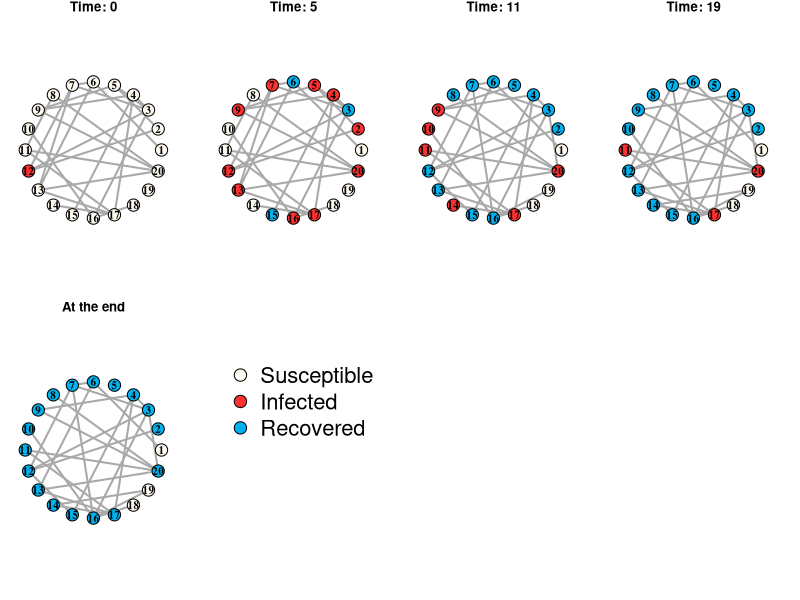
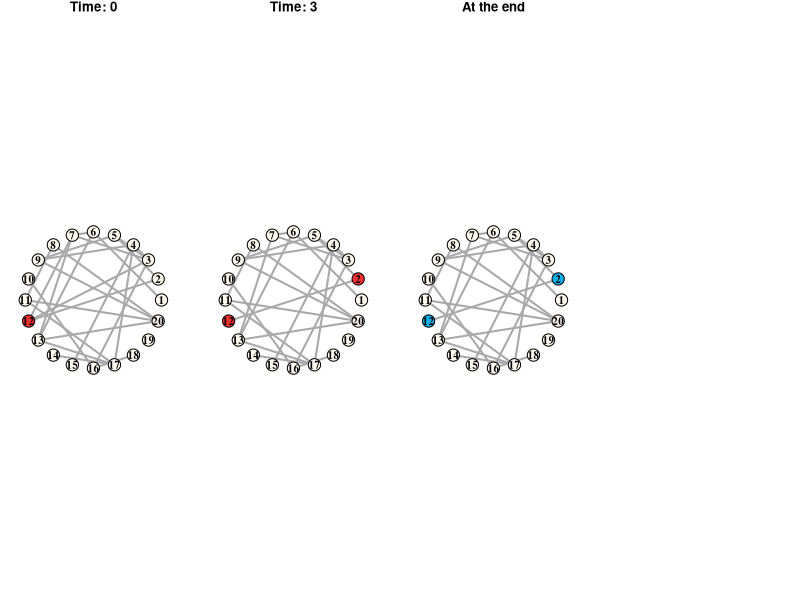

The R source for these figures, in order:
# 04/06/2019

#### TOY EXAMPLE ####
## dynamically plot network structure

library(Matrix)
library(igraph)

stochastic_coevolve_d <- function(N=200, tmax=100, 
                                  bet=0.05, gam=0.2, init.infec = 1, model = "SIS",
                                  alpha.r=0.005, alpha.d=0.05, quarantine=F,
                                  init.net = NULL, init.p = 0.1,
                                  verbose = F, plot = F, 
                                  d.int=5, seed = 43){
  
  # "d.int": dynamic plot interval (if NULL: no plots)
  set.seed(seed)
  
  # check edge rates validity
  if(quarantine & (length(alpha.r) < 3 | length(alpha.d) < 3)){
    stop("Under quarantine, need to specify 3 values for edge connection/disconnection rates respectively!")
  }
  
  # output basic info
  cat("N =", N, " Model:", model,"\n",
      "beta =", bet, " gama =", gam, "\n",
      "init.infec =", init.infec, " init.p =", init.p, "\n",
      "alpha.r =", alpha.r, "\n", "alpha.d =", alpha.d, "\n",
      "quarantine?", quarantine,"\n")
  
  # summarization stats to be recorded
  time = NULL
  event.type = NULL
  preval = NULL
  dens = NULL
  
  
  # initialize ER(p) graph if the initial netwok is not provided
  if(is.null(init.net)){
    init.net = sample_gnp(n = N, p = init.p, directed = F)
  }
  # convert to adjacency matrix
  adjmat = get.adjacency(init.net, type=c("both"), names=F)
  adjmat = as(adjmat,"dgTMatrix")
  
  
  ## if plot dynamic networks, set up edgelist to store dynamic network
  # if(!is.null(d.int)){
  #   edgelist = data.frame(from=adjmat@i+1, to=adjmat@j+1, time=0)
  # }
  
  
  ## check whether adjmat is symmetric and nnzero() returns an even number
  if(!isSymmetric(adjmat) | length(adjmat@i)%%2 == 1){
    stop(paste("The initial adjmat isn't symmetric, where nonzero =", 
               nnzero(adjmat),"\n"))
  }
  
  # initialize epidemic
  infected = sample(N, init.infec)
  epid = rep(0,N); epid[infected] = 1
  cat("Initially infected: ",infected,"\n")
  
  
  ## if plot dynamic networks, set up margin
  ## plot time 0
  ## and keep track of plotting times
  if(!is.null(d.int)){
    par(mar=c(1,1,1,2))
    title = paste("Time:",0)
    g.cur = graph_from_adjacency_matrix(adjmat, mode = "undirected")
    lo = layout_in_circle(g.cur)
    vcol = rep("floralwhite",N)
    vcol[epid==1] = "firebrick1"
    vcol[epid==-1] = "deepskyblue2"
    V(g.cur)$color = vcol
    plot(g.cur,vertex.label.color="black", vertex.size=18,
         vertex.label.cex=1, vertex.label.font=2, edge.width=2,
         layout=lo, main=title)
    # legend("bottomright", legend = c("Susceptible","Infected","Recovered"), pch=21,
    #        col="black", 
    #        pt.bg=c("floralwhite","firebrick1","deepskyblue2"), 
    #        pt.cex=1.5, cex=.8, bty="n", ncol=1)
    plotted = 0
  }
  
  
  
  # initialize data objects to keep track of
  susceptible = which(epid==0)
  N.I = init.infec; N.S = N - N.I
  t.cur = 0
  if(quarantine){
    N.c = numeric(3); N.d = numeric(3)
    adjmat.ss = adjmat[susceptible,susceptible]
    N.c[1] = nnzero(adjmat.ss)/2
    N.d[1] = N.S * (N.S - 1)/2 - N.c[1]
    adjmat.si = adjmat[susceptible,infected]
    N.c[2] = nnzero(adjmat.si)
    N.d[2] = N.S * N.I - N.c[2]
    adjmat.ii = adjmat[infected,infected]
    N.c[3] = nnzero(adjmat.ii)/2
    N.d[3] = N.I * (N.I - 1)/2 - N.c[3]
    
    N.SI = N.c[2]
  }else{
    N.c = nnzero(adjmat)/2
    N.d = N * (N-1)/2 - N.c
    
    adjmat.si = adjmat[susceptible,infected]
    N.SI = nnzero(adjmat.si)
  }
  
  
  # iterations
  while (t.cur < tmax) {
    # NOTES #
    # a. check to make sure N.S also > 0
    # b. handle edge cases (N.S = 1 and/or N.I = 1)
    
    # # check whether all N's are non-negative
    # Ns = c(N.SI, N.I, N.d, N.c)
    # if(any(Ns < 0) | all(Ns == 0)){
    #   msg = paste("Weird stuff happened! All the Ns =", paste(Ns,collapse = ", "), "\n")
    #   stop(msg)
    # }
    
    
    # 1. calculate sum of risks and sample the next event time
    Lambda = bet * N.SI + N.I * gam + sum(alpha.r * N.d) + sum(alpha.d * N.c)
    t.next = t.cur + rexp(1, rate = Lambda)
    
    # 2. determine the event type
    ratios = c(bet * N.SI, N.I * gam, alpha.r * N.d, alpha.d * N.c)
    # 2.1 deal with network change
    if(quarantine){
      z = sample(8, 1, prob = ratios)
      ## NEED TO FILL OUT z==3:8 ##
      
      if(z==3){
        # reconnect a random S-S pair
        num.dis = (N.S - 1) - rowSums(adjmat.ss)
        from.ind = sample(N.S,1,prob = num.dis); from = susceptible[from.ind]
        to.cands = which(adjmat.ss[from.ind,]==0)
        to.cands = to.cands[to.cands!=from.ind]
        if(length(to.cands) == 1){
          to.ind = to.cands
        }else{
          to.ind = sample(to.cands,1)
        }
        to = susceptible[to.ind]
        adjmat.ss[as.integer(from.ind),as.integer(to.ind)] = 1
        adjmat.ss[as.integer(to.ind),as.integer(from.ind)] = 1
        adjmat[as.integer(from),as.integer(to)] = 1
        adjmat[as.integer(to),as.integer(from)] = 1
        N.c[1] = N.c[1] + 1; N.d[1] = N.d[1] - 1
        
        msg = paste0("reconnect an S-S pair, (",from,",",to,")")
      }
      if(z==4){
        # reconnect a random S-I pair
        if(N.S == 1 | N.I == 1){
          if(N.S == 1){
            if(N.I == 1){
              # only one possible S-I pair
              from = susceptible; to = infected
            }else{
              # N.S == 1 but N.I != 1
              from = susceptible
              to.ind = sample(which(adjmat.si==0),1); to = infected[to.ind]
            }
          }else{
            # N.S != 1 but N.I == 1
            num.dis = N.I - adjmat.si
            from.ind = sample(N.S,1,prob = num.dis); from = susceptible[from.ind]
            to = infected
          }
        }else{
          # N.S != 1 and N.I != 1
          num.dis = N.I - rowSums(adjmat.si)
          from.ind = sample(N.S,1,prob = num.dis); from = susceptible[from.ind]
          to.ind = sample(which(adjmat.si[from.ind,]==0),1); to = infected[to.ind]
        }
        adjmat[as.integer(from),as.integer(to)] = 1
        adjmat[as.integer(to),as.integer(from)] = 1
        adjmat.si = adjmat[susceptible,infected]
        
        N.c[2] = N.c[2] + 1; N.d[2] = N.d[2] - 1
        N.SI = N.c[2]
        
        msg = paste0("reconnect an S-I pair, (",from,",",to,").")
      }
      if(z==5){
        # reconnect a random I-I pair
        num.dis = (N.I - 1) - rowSums(adjmat.ii)
        from.ind = sample(N.I,1,prob = num.dis); from = infected[from.ind]
        to.cands = which(adjmat.ii[from.ind,]==0)
        to.cands = to.cands[to.cands!=from.ind]
        if(length(to.cands) == 1){
          to.ind = to.cands
        }else{
          to.ind = sample(to.cands,1)
        }
        to = infected[to.ind]
        adjmat.ii[as.integer(from.ind),as.integer(to.ind)] = 1
        adjmat.ii[as.integer(to.ind),as.integer(from.ind)] = 1
        adjmat[as.integer(from),as.integer(to)] = 1
        adjmat[as.integer(to),as.integer(from)] = 1
        N.c[3] = N.c[3] + 1; N.d[3] = N.d[3] - 1
        
        msg = paste0("reconnect an I-I pair, (",from,",",to,").")
      }
      if(z==6){
        # disconnect a random S-S pair
        dis.ind = sample(N.c[1], 1) 
        from.ind = adjmat.ss@i[dis.ind] + 1; to.ind = adjmat.ss@j[dis.ind] + 1
        adjmat.ss[as.integer(from.ind),as.integer(to.ind)] = 0
        adjmat.ss[as.integer(to.ind),as.integer(from.ind)] = 0
        
        from = susceptible[from.ind]; to = susceptible[to.ind]
        adjmat[as.integer(from),as.integer(to)] = 0
        adjmat[as.integer(to),as.integer(from)] = 0
        
        N.c[1] = N.c[1] - 1; N.d[1] = N.d[1] + 1
        
        # ## sometimes from/to is just empty... check it out
        # if(length(from)!=1){
        #   stop("from.ind = ", from.ind, 
        #        " but susceptible length is ", length(susceptible),
        #        " N.c[1] =", N.c[1], " dis.ind =", dis.ind, 
        #        " while adjmat.ss@i has length ", length(adjmat.ss@i))
        # }
        # ##
        
        msg = paste0("disconnect an S-S pair, (",from,",",to,").")
      }
      if(z==7){
        # disconnect a random S-I pair
        dis.ind = sample(N.c[2], 1)
        
        if(N.S == 1 | N.I == 1){
          if(N.S == 1){
            if(N.I == 1){
              # only one possible S-I pair
              from = susceptible; to = infected
            }else{
              # N.S == 1 but N.I != 1
              from = susceptible
              to.ind = sample(which(adjmat.si==1),1); to = infected[to.ind]
            }
          }else{
            # N.S != 1 but N.I == 1
            num.con = adjmat.si
            from.ind = sample(N.S,1,prob = num.con); from = susceptible[from.ind]
            to = infected
          }
          adjmat[as.integer(from),as.integer(to)] = 0
          adjmat[as.integer(to),as.integer(from)] = 0
          adjmat.si = adjmat[susceptible,infected]
        }else{
          # N.S != 1 and N.I != 1
          dis.ind = sample(N.c[2], 1)
          from = adjmat.si@i[dis.ind] + 1; to = adjmat.si@j[dis.ind] + 1
          adjmat.si[as.integer(from),as.integer(to)] = 0
          
          from = susceptible[from]; to = infected[to]
          adjmat[as.integer(from),as.integer(to)] = 0
          adjmat[as.integer(to),as.integer(from)] = 0
        }
        
        N.c[2] = N.c[2] - 1; N.d[2] = N.d[2] + 1
        N.SI = N.c[2]
        
        msg = paste0("reconnect an S-I pair, (",from,",",to,").")
      }
      if(z==8){
        # disconnect a random I-I pair
        dis.ind = sample(N.c[3], 1) 
        from = adjmat.ii@i[dis.ind] + 1; to = adjmat.ii@j[dis.ind] + 1
        adjmat.ii[as.integer(from),as.integer(to)] = 0
        adjmat.ii[as.integer(to),as.integer(from)] = 0
        
        from = infected[from]; to = infected[to]
        adjmat[as.integer(from),as.integer(to)] = 0
        adjmat[as.integer(to),as.integer(from)] = 0
        
        N.c[3] = N.c[3] - 1; N.d[3] = N.d[3] + 1
        
        msg = paste0("disconnect an I-I pair, (",from,",",to,").")
      }
    }else{
      z = sample(4, 1, prob = ratios)
      if(z==3){
        # reconnect a random pair
        num.dis = (N - 1) - rowSums(adjmat)
        from = sample(N,1,prob = num.dis)
        to.cands = which(adjmat[from,]==0)
        to.cands = to.cands[to.cands!=from]
        if(length(to.cands) == 1){
          to = to.cands
        }else{
          to= sample(to.cands,1)
        }
        adjmat[as.integer(from), as.integer(to)] = 1
        adjmat[as.integer(to),as.integer(from)] = 1
        
        N.c = N.c + 1; N.d = N.d - 1
        
        # UPDATE: if any of S or I is empty now
        if(is.null(susceptible) | is.null(infected)){
          adjmat.si = NULL; N.SI = 0
        }else{
          adjmat.si = adjmat[susceptible,infected]
          N.SI = nnzero(adjmat.si)
        }
        
        msg = paste0("reconnect a pair, (",from,",",to,").")
      }
      if(z==4){
        # disconnect a random pair
        dis.ind = sample(N.c, 1)
        from = adjmat@i[dis.ind] + 1; to = adjmat@j[dis.ind] + 1
        adjmat[from,to] = 0; adjmat[to,from] = 0
        N.c = N.c - 1; N.d = N.d + 1
        
        # UPDATE: if any of S or I is empty now
        if(is.null(susceptible) | is.null(infected)){
          adjmat.si = NULL; N.SI = 0
        }else{
          adjmat.si = adjmat[susceptible,infected]
          N.SI = nnzero(adjmat.si)
        }
        
        msg = paste0("disconnect a pair, (",from,",",to,").")
      }
    }
    #2.2 deal with epidemic progress
    if(z==2){
      # recover an infected person
      rec.ind = sample(N.I,1)
      recover = infected[rec.ind]
      infected = infected[-rec.ind]
      N.I = N.I - 1 
      if(model == "SIS"){
        susceptible = c(susceptible,recover)
        epid[recover] = 0
        N.S = N.S + 1
      }else{
        epid[recover] = -1
      }
      
      msg = paste0("individual ", recover,
                   " is recovered. Disease prevalence = ",
                   N.I/N, ".")
    }
    if(z==1){
      # select a susceptible person to infect
      if(N.S == 1){
        # only one person to infect
        new.infec = susceptible
        susceptible = NULL
      }else{
        # multiple susceptible inviduals to choose from
        if(N.I == 1){
          # only one infected person
          num.nei.i = adjmat.si
        }else{
          num.nei.i = rowSums(adjmat.si)
        }
        infec.ind = sample(N.S,1,prob = num.nei.i)
        new.infec = susceptible[infec.ind]
        susceptible = susceptible[-infec.ind]
      }
      epid[new.infec] = 1
      N.S = N.S - 1
      infected = c(infected, new.infec); N.I = N.I + 1
      
      msg = paste0("individual ", new.infec,
                   " is infected. Disease prevalence = ",
                   N.I/N, ".")
    }
    
    # A sanity check: if N.I==0, stop the simulation
    if(N.I==0){
      if(verbose){
        cat(paste0("At time ", t.next, ", "),msg,"\n")
      }
      # still have to record the event
      time = c(time, t.next)
      event.type = c(event.type, z)
      preval = c(preval, N.I)
      dens = c(dens, nnzero(adjmat))
      
      cat("Disease extinct at time", t.next, ", simulation stops.\n")
      break
    }
    
    
    # # check whether adjmat is still symmetric--things have gone wrong somewhere
    # if(!isSymmetric(adjmat) | length(adjmat@i)%%2 == 1){
    #   stop(paste("The adjmat isn't symmetric any more, where nonzero =", 
    #              nnzero(adjmat), "and that's after z =", z,
    #              "from.ind =", from.ind, "to.ind = ", to.ind, 
    #              "to.cands =", paste(to.cands,collapse = ","),
    #              "from =", from, "to =", to,"\n"))
    # }
    
    
    # 2.2.* make updates about S-I, S-S, I-I connections if z==1 or 2
    # while handling edge cases of N.S <= 1 and/or N.I == 1
    if(z %in% c(1,2)){
      if(N.S == 0){
        adjmat.si = NULL
        N.SI = 0
      }else{
        adjmat.si = adjmat[susceptible,infected]
        N.SI = nnzero(adjmat.si)
      }
      if(quarantine){
        if(N.S <= 1){
          adjmat.ss = 0
          N.c[1] = 0
          N.d[1] = 0
        }else{
          adjmat.ss = adjmat[susceptible,susceptible]
          N.c[1] = nnzero(adjmat.ss)/2
          N.d[1] = N.S * (N.S - 1)/2 - N.c[1]
        }
        N.c[2] = N.SI
        N.d[2] = N.S * N.I - N.c[2]
        if(N.I == 1){
          adjmat.ii = 0
          N.c[3] = 0
          N.d[3] = 0
        }else{
          adjmat.ii = adjmat[infected,infected]
          N.c[3] = nnzero(adjmat.ii)/2
          N.d[3] = N.I * (N.I - 1)/2 - N.c[3]
        }
      }
    }
    
    # 3. report the event and summarize and set t.cur
    
    t.cur = t.next
    
    # record the event
    time = c(time, t.cur)
    event.type = c(event.type, z)
    preval = c(preval, N.I)
    dens = c(dens, nnzero(adjmat))
    
    if(verbose){
      cat(paste0("At time ", t.cur, ", "),msg,"\n")
    }
    
    
    ## plot dynamic networks with approx. d.int interval
    if(!is.null(d.int) & t.cur-plotted >= d.int){
      # edgelist.cur = data.frame(from=adjmat@i+1, to=adjmat@j+1, time=t.int)
      # edgelist = rbind(edgelist, edgelist.cur)
      t.int = round(t.cur)
      title = paste("Time:",t.int)
      g.cur = graph_from_adjacency_matrix(adjmat, mode = "undirected")
      vcol = rep("floralwhite",N)
      vcol[epid==1] = "firebrick1"
      vcol[epid==-1] = "deepskyblue2"
      V(g.cur)$color = vcol
      plot(g.cur,vertex.label.color="black", vertex.size=18,
           vertex.label.cex=1, vertex.label.font=2, edge.width=2,
           layout=lo, main=title)
      plotted = t.cur
    }
    
  }
  
  # return results/summary
  cat("Simulation finished. At the end: \n", 
      "Disease prevalence =", N.I/N, "\n",
      "Network density = ", nnzero(adjmat)/(N*(N-1)),"\n")
  event.log = data.frame(time = time, event = event.type,
                         preval = preval/N, dens = dens/(N*(N-1)))
  
  # summary plot
  if(plot){
    par(mar=c(5,4,4,2)+0.1)
    subt = paste(model," beta =",bet," gamma =", gam, 
                 " alpha.r =", alpha.r, " alpha.d =", alpha.d)
    plot(preval ~ time, data = event.log, 
         xlab="Time", ylab="Disease prevalence", 
         main = "Disease Prevalence vs. Time", sub = subt,
         ylim = c(0,1), type="l",lwd=2)
    plot(dens ~ time, data = event.log,
         xlab="Time", ylab="Edge density", 
         main = "Network Edge Density vs. Time", sub = subt,
         type="l",lwd=2)
  }
  
  ## Final state dynamic plot
  if(!is.null(d.int)){
    # edgelist.cur = data.frame(from=adjmat@i+1, to=adjmat@j+1, time=t.int)
    # edgelist = rbind(edgelist, edgelist.cur)
    title = "At the end"
    g.cur = graph_from_adjacency_matrix(adjmat, mode = "undirected")
    vcol = rep("floralwhite",N)
    vcol[epid==1] = "firebrick1"
    vcol[epid==-1] = "deepskyblue2"
    V(g.cur)$color = vcol
    plot(g.cur,vertex.label.color="black", vertex.size=18,
         vertex.label.cex=1, vertex.label.font=2, edge.width=2,
         layout=lo, main=title)
  }
  
  return(event.log)
}


#### Codes to produce toy example plots ####
# Showcase the toy example
# 1. No quarantine
par(mfrow=c(2,4))
d1 = stochastic_coevolve_d(N=20, alpha.r = .001, alpha.d = .01, 
                           bet = .3, gam = .1, model = "SIR",
                           seed = 43, d.int = 5, verbose = T)
plot.new()
legend(.01,.9, legend = c("Susceptible","Infected","Recovered"), pch=21,
       col="black", 
       pt.bg=c("floralwhite","firebrick1","deepskyblue2"), 
       pt.cex=2.5, cex=2, bty="n", ncol=1)


# 2. Simple quarantine: 
# alpha.d.SI large, alpha.r.SI=0, the rest is same
par(mfrow=c(1,4), mar=c(1,1,2,2))
d2 = stochastic_coevolve_d(N=20, bet = .3, gam = .1, model = "SIR",
                           alpha.r = c(.001,0,.001), alpha.d = c(.01, .2, .01),
                           quarantine = T, seed = 43, 
                           d.int = 2, verbose = T)